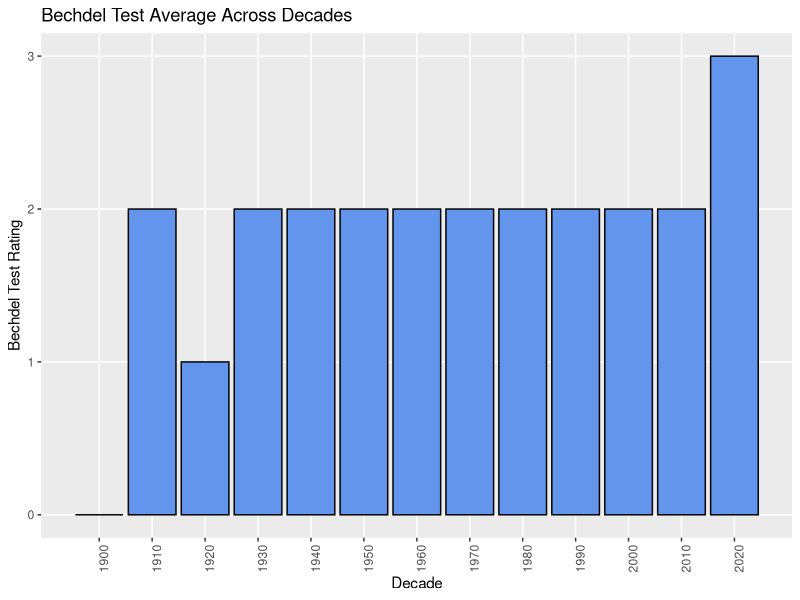

Recreate this plot in R.
#SECOND CHART
#timeline bar chart: bechdel test results vs. decades

#load necessary libraries
library(ggplot2)
library(dplyr)

#load csv
bechdel <- read.csv("../data/bechdel_test_df.csv", stringsAsFactors = FALSE)

#create dataframe for necessary columns and group by decade
bechdel_df <- bechdel %>%
  select(rating, year) %>% 
  mutate(decade = floor(year/10)*10) %>%
  filter(decade >= 1900) %>% 
  group_by(decade) %>% 
  summarize(
    rating_avg = round(mean(rating), 0)
  )

#create bar chart
decades_chart <- ggplot(data = bechdel_df) +
  geom_col(mapping = aes(x = decade, y = rating_avg), 
           fill = "cornflowerblue",
           color = "black") +
  scale_x_continuous(breaks = bechdel_df$decade) +
  labs(
    title = "Bechdel Test Average Across Decades",
    x = "Decade",
    y = "Bechdel Test Rating"
  ) +
  theme(axis.text.x = element_text(angle = 90),
        panel.border = element_blank(),
        panel.grid.minor = element_blank())


